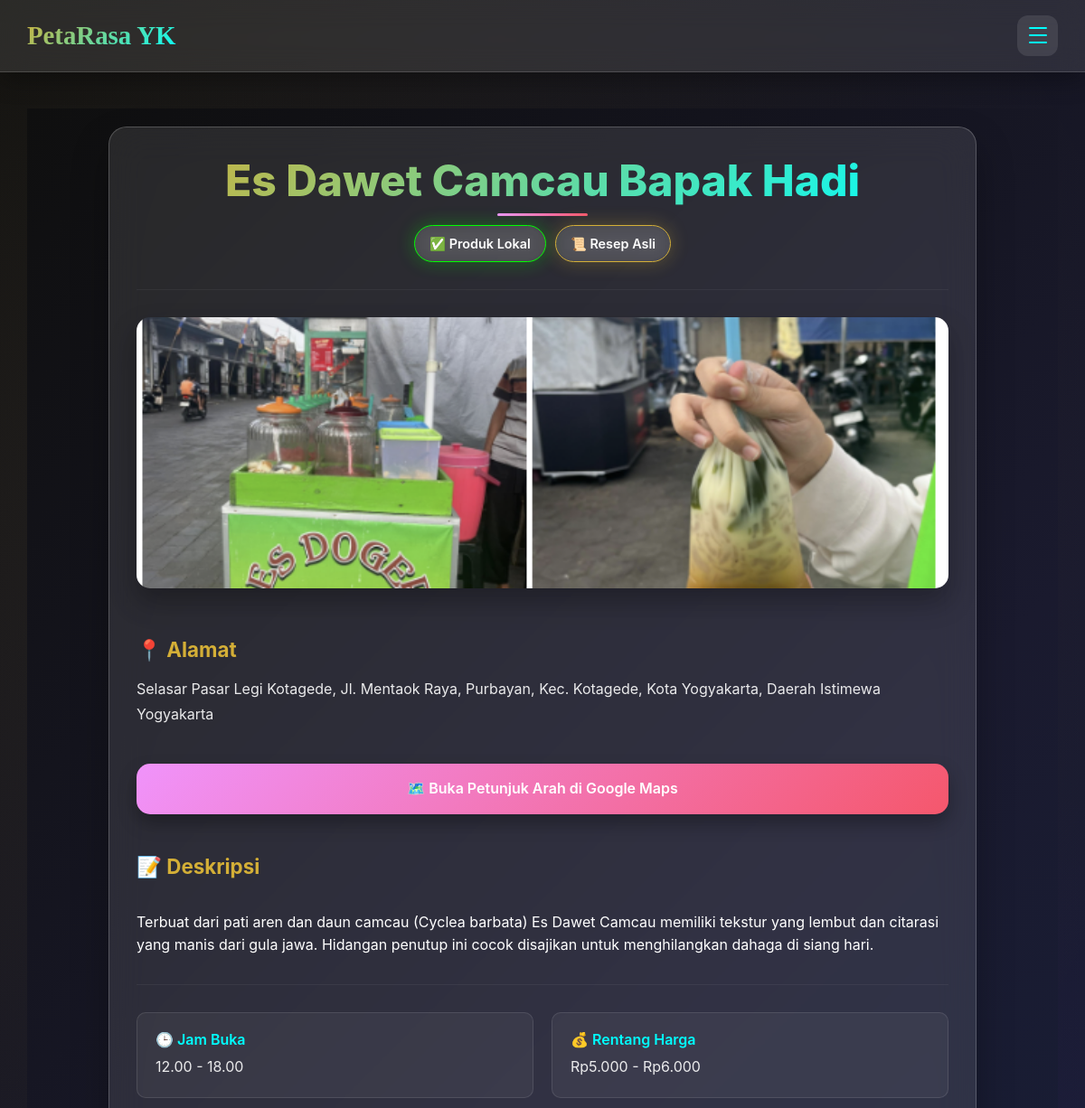
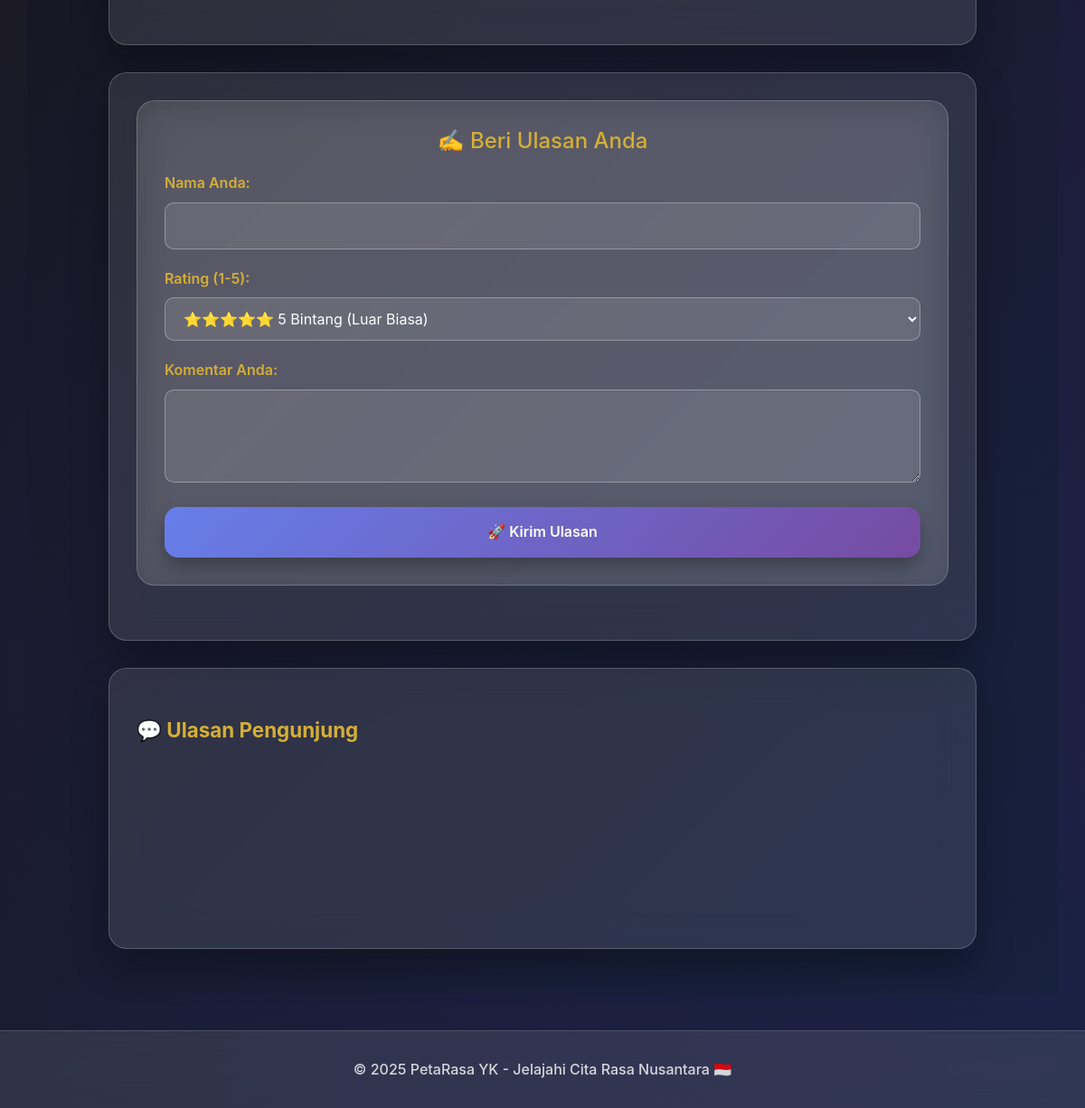
The app's page /lokasi/3/ with its own data (2 pictures, top to bottom).
### kuliner/models.py (models this page shows, shortened)
class LokasiKuliner(models.Model):
    AREA_CHOICES = [
        ('KOTA', 'Kota Yogyakarta'),
        ('SLEMAN', 'Sleman'),
        ('BANTUL', 'Bantul'),
        ('KULONPROGO', 'Kulon Progo'),
        ('GUNUNGKIDUL', 'Gunungkidul'),
    ]
    nama = models.CharField(max_length=100)
    alamat = models.TextField()
    deskripsi = models.TextField()
    latitude = models.FloatField()
    longitude = models.FloatField()
    is_produk_lokal = models.BooleanField(default=False, verbose_name="Label Produk Lokal")
    is_resep_asli = models.BooleanField(default=False, verbose_name="Label Resep Asli")
    foto_utama = models.ImageField(upload_to='lokasi_kuliner/', blank=True, null=True)
    area = models.CharField(max_length=50, choices=AREA_CHOICES, blank=True)
    jam_buka = models.CharField(max_length=100, blank=True)
    rentang_harga = models.CharField(max_length=100, blank=True)

### kuliner/views.py (the view)
# urls.py: path('lokasi/<int:pk>/', views.detail_lokasi, name='detail-lokasi'),
def detail_lokasi(request, pk):
    lokasi = get_object_or_404(LokasiKuliner, pk=pk)
    lokasi.latitude_str = str(lokasi.latitude)
    lokasi.longitude_str = str(lokasi.longitude)
    context = {
        'lokasi': lokasi,
        'active_page': 'peta'
    }
    return render(request, 'kuliner/detail_lokasi.html', context)

### kuliner/templates/kuliner/detail_lokasi.html (shortened to what this page needs)
{% extends "kuliner/base.html" %}
{% block content %}
<div class="modern-container">
    <div class="modern-row">
        <div class="futuristic-card fade-in">
            <h1 class="hero-title">{{ lokasi.nama }}</h1>
            <div class="modern-badges">
                {% if lokasi.is_produk_lokal %}
                    <span class="neon-badge success">✅ Produk Lokal</span>
                {% endif %}
                {% if lokasi.is_resep_asli %}
                    <span class="neon-badge warning">📜 Resep Asli</span>
                {% endif %}
            </div>
            <hr style="border-color: rgba(255, 255, 255, 0.2); margin: 30px 0;">
            <div class="image-showcase">
                {% if lokasi.foto_utama %}
                    <img src="{{ lokasi.foto_utama.url }}" alt="Foto {{ lokasi.nama }}">
                {% endif %}
            </div>
            <h5 class="section-header">📍 Alamat</h5>
            <p class="content-text">{{ lokasi.alamat }}</p>
            <a href="https://www.google.com/maps/dir/?api=1&destination={{ lokasi.latitude_str }},{{ lokasi.longitude_str }}"
            class="cyber-button"
            target="_blank"
            rel="noopener noreferrer">
                🗺️ Buka Petunjuk Arah di Google Maps
            </a>
            <h5 class="section-header">📝 Deskripsi</h5>
            <p class="content-text">{{ lokasi.deskripsi|linebreaks }}</p>
            <hr style="border-color: rgba(255, 255, 255, 0.2); margin: 30px 0;">
            <div class="info-matrix">
                <div class="info-cell">
                    <h6>🕒 Jam Buka</h6>
                    <p>{{ lokasi.jam_buka|default:"Informasi belum tersedia" }}</p>
                </div>
                <div class="info-cell">
                    <h6>💰 Rentang Harga</h6>
                    <p>{{ lokasi.rentang_harga|default:"Informasi belum tersedia" }}</p>
                </div>
            </div>
        </div>
        <div class="futuristic-card fade-in">
            <div class="review-portal">
                <h4>✍️ Beri Ulasan Anda</h4>
                <form action="{% url 'tambah-ulasan' lokasi.pk %}" method="post">
                    <div class="form-field">
                        <label for="nama_pengulas" class="field-label">Nama Anda:</label>
                        <input type="text" class="cyber-input" id="nama_pengulas" name="nama_pengulas" required>
                    </div>
                    <div class="form-field">
                        <label for="rating" class="field-label">Rating (1-5):</label>
                        <select class="cyber-select" id="rating" name="rating" required>
                            <option value="5">⭐⭐⭐⭐⭐ 5 Bintang (Luar Biasa)</option>
                        </select>
                    </div>
                    <div class="form-field">
                        <label for="komentar" class="field-label">Komentar Anda:</label>
                        <textarea class="cyber-textarea" id="komentar" name="komentar" rows="3" required></textarea>
                    </div>
                    <button type="submit" class="submit-portal">🚀 Kirim Ulasan</button>
                </form>
            </div>
        </div>
        <div class="futuristic-card fade-in">
            <h2 class="section-header">💬 Ulasan Pengunjung</h2>
        </div>
    </div>
</div>
{% endblock %}

### kuliner/templates/kuliner/base.html (shortened to what this page needs)
{% load static %}
<!DOCTYPE html>
<html lang="id">
<head>
    <link href="https://cdn.jsdelivr.net/npm/bootstrap@5.3.3/dist/css/bootstrap.min.css" rel="stylesheet">
</head>
<body>
    <nav class="navbar">
        <div class="container-fluid navbar-container">
            <a class="navbar-brand" href="{% url 'peta-utama' %}">PetaRasa YK</a>
            <button class="navbar-toggler d-lg-none" type="button" data-bs-toggle="collapse" data-bs-target="#navbarNav" aria-controls="navbarNav" aria-expanded="false" aria-label="Toggle navigation">
                <div class="hamburger">
                    <span></span>
                    <span></span>
                    <span></span>
                </div>
            </button>
        </div>
    </nav>
    <main class="container-fluid">
        {% block content %}
        {% endblock %}
    </main>
    <footer>
        <p>&copy; 2025 PetaRasa YK - Jelajahi Cita Rasa Nusantara 🇮🇩</p>
    </footer>
</body>
</html>

### kuliner/templates/kuliner/base.html (style rules this page uses)
:root { --primary-gradient: linear-gradient(135deg, #667eea 0%, #764ba2 100%); --secondary-gradient: linear-gradient(135deg, #f093fb 0%, #f5576c 100%); --traditional-gold: #d4af37; --traditional-bronze: #cd7f32; --futuristic-cyan: #00ffff; --futuristic-purple: #8a2be2; --dark-bg: #0f0f0f; --glass-bg: rgba(255, 255, 255, 0.1); --text-light: #ffffff; --text-dark: #333333; --navbar-height: 70px; }
@media (min-width: 768px) { :root { --navbar-height: 80px; } }
* { margin: 0; padding: 0; box-sizing: border-box; }
body { font-family: 'Inter', -apple-system, BlinkMacSystemFont, sans-serif; background: var(--dark-bg); background-image: radial-gradient(circle at 25% 25%, rgba(212, 175, 55, 0.08) 0%, transparent 50%), radial-gradient(circle at 75% 75%, rgba(138, 43, 226, 0.08) 0%, transparent 50%), linear-gradient(135deg, #0f0f0f 0%, #1a1a2e 50%, #16213e 100%); background-attachment: fixed; color: var(--text-light); line-height: 1.6; overflow-x: hidden; min-height: 100vh; -webkit-font-smoothing: antialiased; -moz-osx-font-smoothing: grayscale; }
.navbar { background: var(--glass-bg) !important; backdrop-filter: blur(15px) !important; -webkit-backdrop-filter: blur(15px) !important; border-bottom: 1px solid rgba(255, 255, 255, 0.15); box-shadow: 0 8px 25px rgba(0, 0, 0, 0.3); height: var(--navbar-height); transition: all 0.3s cubic-bezier(0.4, 0, 0.2, 1); position: fixed; top: 0; left: 0; right: 0; z-index: 1030; padding: 0; }
.navbar-container { padding: 0 15px; height: 100%; display: flex; align-items: center; justify-content: space-between; }
@media (min-width: 576px) { .navbar-container { padding: 0 20px; } }
@media (min-width: 992px) { .navbar-container { padding: 0 30px; } }
.navbar-brand { font-family: 'Lora', serif !important; font-size: 1.2rem !important; font-weight: 800 !important; background: linear-gradient(135deg, var(--traditional-gold), var(--futuristic-cyan)) !important; -webkit-background-clip: text !important; -webkit-text-fill-color: transparent !important; background-clip: text !important; text-decoration: none !important; transition: all 0.3s ease; white-space: nowrap; }
@media (min-width: 480px) { .navbar-brand { font-size: 1.4rem !important; } }
@media (min-width: 768px) { .navbar-brand { font-size: 1.6rem !important; } }
@media (min-width: 992px) { .navbar-brand { font-size: 1.8rem !important; } }
.navbar-toggler { border: none !important; padding: 8px !important; background: rgba(255, 255, 255, 0.1) !important; border-radius: 12px !important; width: 45px !important; height: 45px !important; display: flex !important; align-items: center !important; justify-content: center !important; transition: all 0.3s ease !important; }
.hamburger { width: 20px; height: 20px; position: relative; cursor: pointer; }
.hamburger span { display: block; position: absolute; height: 2px; width: 100%; background: var(--futuristic-cyan); border-radius: 2px; opacity: 1; left: 0; transform: rotate(0deg); transition: all 0.25s ease-in-out; }
.hamburger span:nth-child(1) { top: 0px; }
.hamburger span:nth-child(2) { top: 8px; }
.hamburger span:nth-child(3) { top: 16px; }
main { margin-top: calc(var(--navbar-height) + 20px) !important; margin-bottom: 40px !important; min-height: calc(100vh - var(--navbar-height) - 120px); position: relative; z-index: 1; padding: 0 15px !important; }
@media (min-width: 576px) { main { padding: 0 20px !important; } }
@media (min-width: 768px) { main { margin-top: calc(var(--navbar-height) + 30px) !important; } }
@media (min-width: 992px) { main { padding: 0 30px !important; margin-top: calc(var(--navbar-height) + 40px) !important; } }
footer { background: var(--glass-bg); backdrop-filter: blur(15px); -webkit-backdrop-filter: blur(15px); border-top: 1px solid rgba(255, 255, 255, 0.15); padding: 25px 15px !important; margin-top: auto; position: relative; }
@media (min-width: 576px) { footer { padding: 30px 20px !important; } }
footer p { color: rgba(255, 255, 255, 0.8); font-weight: 500; margin: 0; font-size: 0.9rem; text-align: center; }
@media (min-width: 480px) { footer p { font-size: 1rem; } }
.navbar, main, footer { opacity: 0; animation: fadeInUp 0.6s ease forwards; }
main { animation-delay: 0.1s; }
footer { animation-delay: 0.2s; }
.container-fluid { padding-left: 15px; padding-right: 15px; }
@media (min-width: 576px) { .container-fluid { padding-left: 20px; padding-right: 20px; } }
@media (min-width: 992px) { .container-fluid { padding-left: 30px; padding-right: 30px; } }

### records on screen
LokasiKuliner: nama "Es Dawet Camcau Bapak Hadi", foto_utama (picture), alamat "Selasar Pasar Legi Kotagede, Jl. Mentaok Raya, Purbayan, Kec. Kotagede, Kota Yogyakarta, Daerah Istimewa Yogyakarta", deskripsi "Terbuat dari pati aren dan daun camcau (Cyclea barbata) Es Dawet Camcau memiliki tekstur yang lembut dan citarasi yang manis dari gula jawa. Hidangan penutup ini cocok disajikan untuk menghilangkan dahaga di siang hari.", jam_buka "12.00 - 18.00", rentang_harga "Rp5.000 - Rp6.000"
